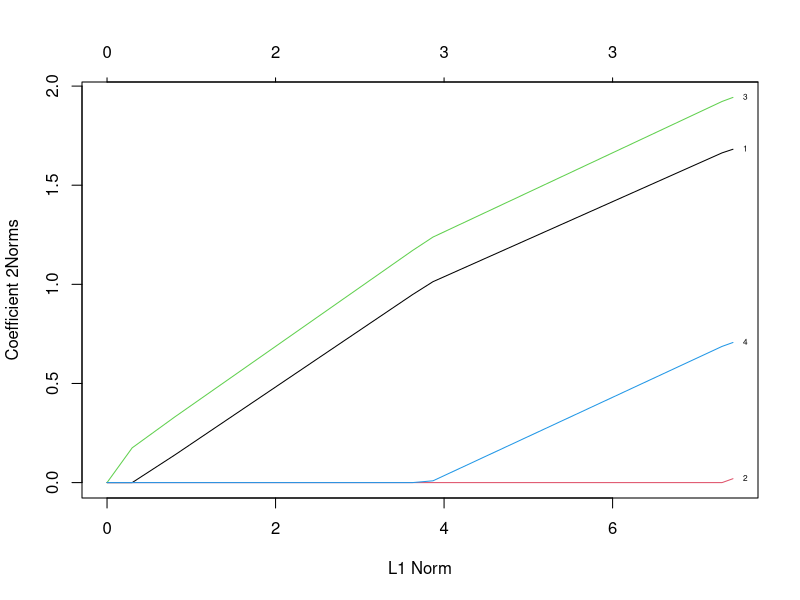
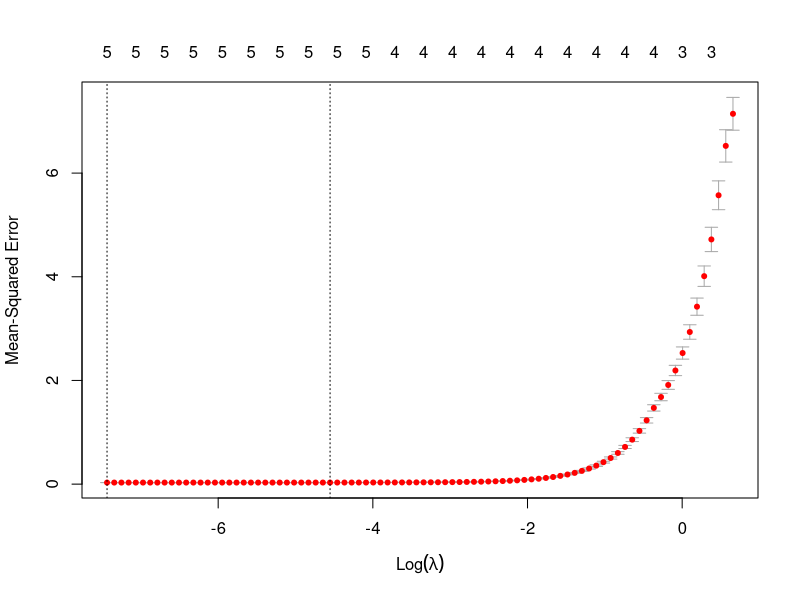
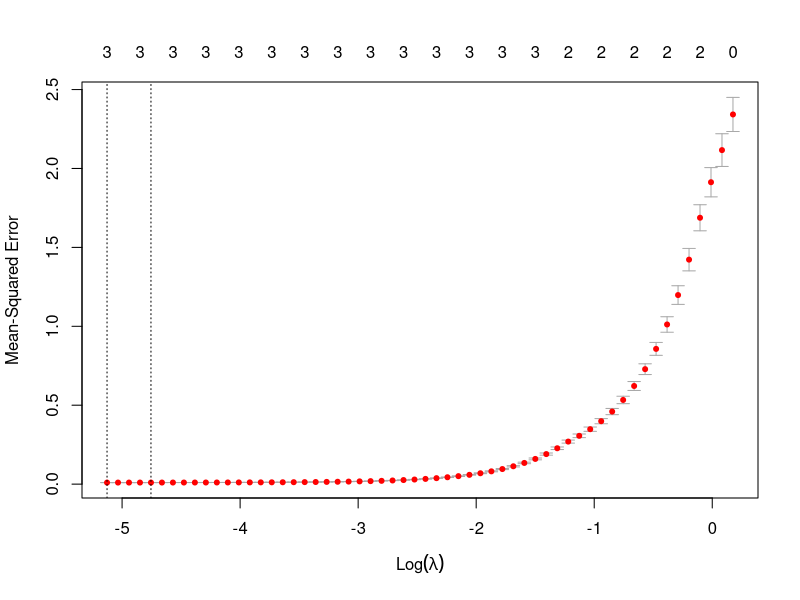
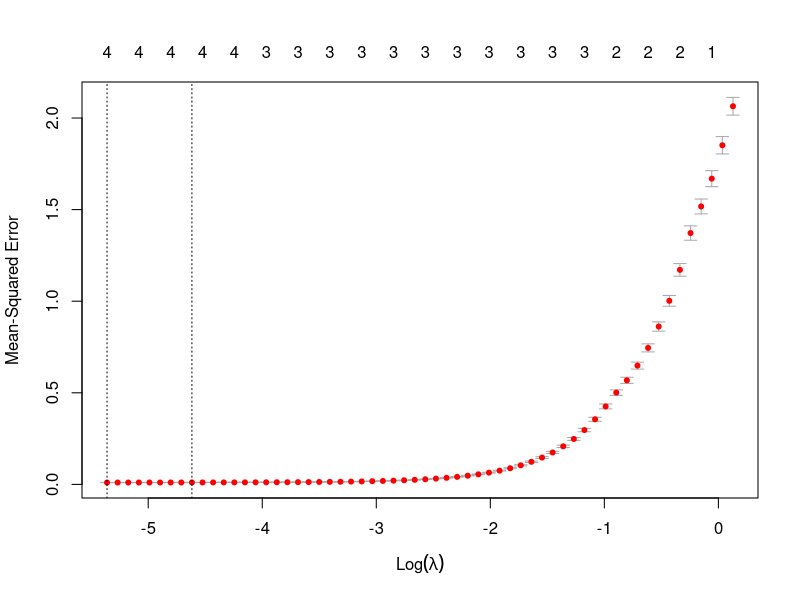
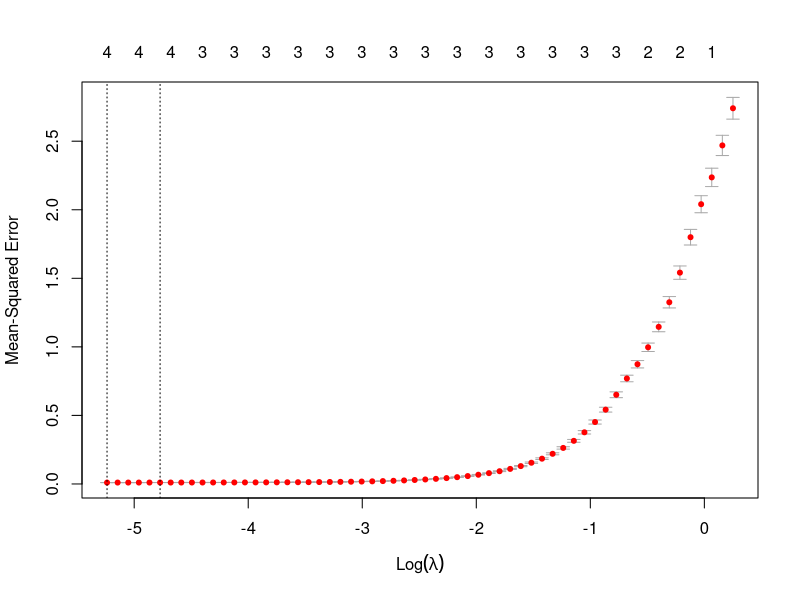

Write R code to recreate these figures, in order.
## ---- chunk 1
library(glmnet)
## ---- chunk 2
set.seed(65587)
x <- matrix(rnorm(10000), 2500, 4)
#x <- as.data.frame(x)
#colnames(x) <- c('x1', 'x2', 'x3', 'x4')

y1 <- 0.9*x[,1] + 0.00*x[,2] + 1.2*x[,3] + 0.3*x[,4] + 0.1*rnorm(2500)
y2 <- 1.1*x[,1] + 0.02*x[,2] + 0.8*x[,3] + 0.4*x[,4] + 0.1*rnorm(2500)
y3 <- 0.9*x[,1] + 0.01*x[,2] + 1.3*x[,3] + 0.5*x[,4] + 0.1*rnorm(2500)
y <- cbind(y1, y2, y3)
## ---- chunk 3
mfit = glmnet(x, y, family = "mgaussian")
plot(mfit,type.coef="2norm", label = TRUE)
## ---- chunk 4
#coef(mfit, s=1)  
cbind(coef(mfit, s=0.1)$y1, coef(mfit, s=0.1)$y2, coef(mfit, s=0.1)$y3)    
#coef(mfit, s=0.001)
## ---- chunk 5
fit1 = glmnet(x, y[,1])
fit2 = glmnet(x, y[,2])
fit3 = glmnet(x, y[,3])
cbind(coef(fit1, s=0.1), coef(fit2, s=0.1),coef(fit3, s=0.1))  
## ---- chunk 6
cv.mfit = cv.glmnet(x, y, family = "mgaussian")
cv.fit1 = cv.glmnet(x, y[,1])
cv.fit2 = cv.glmnet(x, y[,2])
cv.fit3 = cv.glmnet(x, y[,3])
plot(cv.mfit)
plot(cv.fit1)
plot(cv.fit2)
plot(cv.fit3)
## ---- chunk 7
cbind(coef(cv.mfit)$y1, coef(cv.mfit)$y2, coef(cv.mfit)$y3)
cbind(coef(cv.fit1), coef(cv.fit2), coef(cv.fit3))
